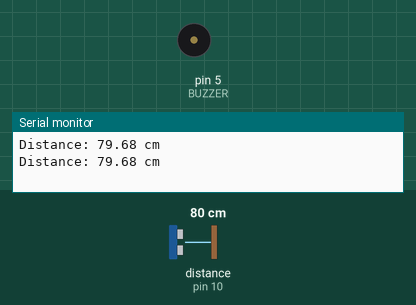
The sketch below on a simulated Arduino Uno, built with avr-gcc and run on an emulated ATmega328P. Shown: buzzer (waves = sounding, pin HIGH), the last lines printed to the serial monitor. Wiring (inferred from the names in the program): ultrasonic range finder: trigger pin 9; echo pin 10. The inputs (shaded band) are chosen by the test bench; at power-on: distance to the obstacle (sensor on pin 10) 80 cm. The echo pulse lasts 58.3 µs per cm; pins used as bus, display or sensor lines are not drawn.

Above: at 2.0 s.
2.1 s: distance to the obstacle (sensor on pin 10) set to 55 cm
5.6 s: distance to the obstacle (sensor on pin 10) set to 46 cm
At 6.8 s:
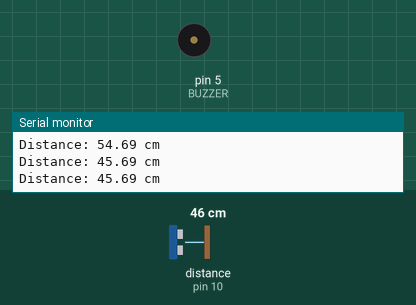
7.3 s: distance to the obstacle (sensor on pin 10) set to 4 cm
9.0 s: distance to the obstacle (sensor on pin 10) set to 2 cm
At 9.34 s:
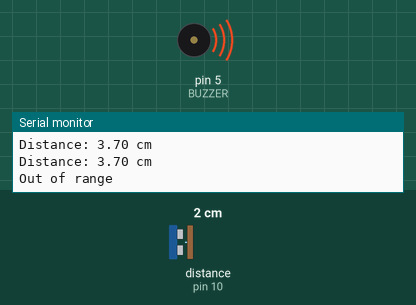
Timing chart, 0 to 13.5 s (numbered marks = the images above; inputs shaded):
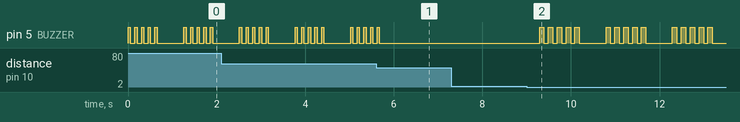

The sketch:

ultrasonic-sensor-test.ino
```cpp
#define TRIG_PIN 9
#define ECHO_PIN 10
#define BUZZER 5

void setup() {
  Serial.begin(9600);
  pinMode(TRIG_PIN, OUTPUT);
  pinMode(ECHO_PIN, INPUT);
  pinMode(BUZZER, OUTPUT);
}

// Function to make the buzzer beep
void beepBuzzer(int duration, int interval) {
  for (int i = 0; i < 5; i++) {  // Beep 5 times
    digitalWrite(BUZZER, HIGH);
    delay(duration);  // Beep duration
    digitalWrite(BUZZER, LOW);
    delay(interval);  // Pause between beeps
  }
}

void loop() {
  long duration;
  float distance;

  // Ensure a clean signal
  digitalWrite(TRIG_PIN, LOW);
  delayMicroseconds(5);

  // Send a 10µs pulse to trigger the measurement
  digitalWrite(TRIG_PIN, HIGH);
  delayMicroseconds(10);
  digitalWrite(TRIG_PIN, LOW);

  // Measure the echo pulse duration
  duration = pulseIn(ECHO_PIN, HIGH);

  // Convert duration to distance
  distance = (duration * 0.0343) / 2;

  if (distance >= 2 && distance <= 400) { // Object detected in range
    Serial.print("Distance: ");
    Serial.print(distance);
    Serial.println(" cm");
    if(distance>=50 && distance<=100) beepBuzzer(50, 100);else digitalWrite(BUZZER,LOW); // Ensure buzzer is OFF when object is in range
  } else {
    Serial.println("Out of range");
    beepBuzzer(100, 100); // Call buzzer function when out of range
  }

  delay(500); // Wait before the next measurement
}
```

Measured:
- the behaviour switches between 3 and 2 cm on distance to the obstacle (sensor on pin 10) (found by bisection; images 1 and 2)
- after the input at 5.6 s, pin 5 (BUZZER): goes on until 5.7 s, then stays LOW
- after the input at 9.0 s, pin 5 (BUZZER): LOW → HIGH after 0.29 s, then repeats every 1.5 s: 4 × (LOW 0.10 s, HIGH 0.10 s), LOW 0.60 s, HIGH 0.10 s
- by itself, pin 5 (BUZZER): repeats every 1.3 s: 4 × (LOW 0.10 s, HIGH 0.05 s), LOW 0.60 s, HIGH 0.05 s
